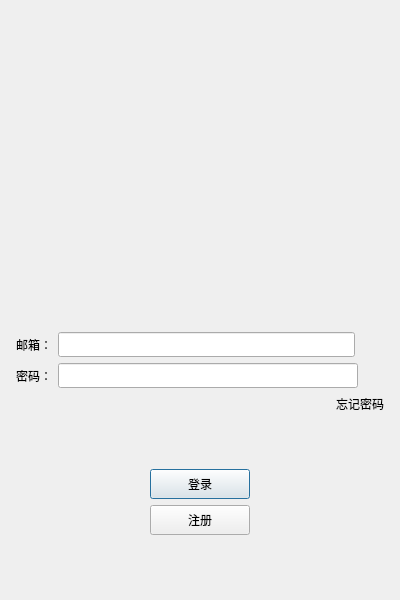
<?xml version="1.0" encoding="UTF-8"?>
<ui version="4.0">
 <class>LoginDialog</class>
 <widget class="QDialog" name="LoginDialog">
  <property name="geometry">
   <rect>
    <x>0</x>
    <y>0</y>
    <width>400</width>
    <height>600</height>
   </rect>
  </property>
  <property name="minimumSize">
   <size>
    <width>400</width>
    <height>600</height>
   </size>
  </property>
  <property name="maximumSize">
   <size>
    <width>400</width>
    <height>600</height>
   </size>
  </property>
  <property name="windowTitle">
   <string>Dialog</string>
  </property>
  <layout class="QVBoxLayout" name="verticalLayout">
   <item>
    <layout class="QVBoxLayout" name="verticalLayout_2">
     <property name="leftMargin">
      <number>5</number>
     </property>
     <property name="topMargin">
      <number>5</number>
     </property>
     <property name="rightMargin">
      <number>5</number>
     </property>
     <property name="bottomMargin">
      <number>5</number>
     </property>
     <item>
      <widget class="QLabel" name="err_tip">
       <property name="minimumSize">
        <size>
         <width>0</width>
         <height>25</height>
        </size>
       </property>
       <property name="maximumSize">
        <size>
         <width>16777215</width>
         <height>25</height>
        </size>
       </property>
       <property name="text">
        <string/>
       </property>
       <property name="alignment">
        <set>Qt::AlignmentFlag::AlignCenter</set>
       </property>
      </widget>
     </item>
     <item>
      <widget class="QWidget" name="head_widget" native="true">
       <property name="minimumSize">
        <size>
         <width>200</width>
         <height>230</height>
        </size>
       </property>
       <layout class="QGridLayout" name="gridLayout">
        <item row="1" column="0">
         <widget class="QLabel" name="head_label">
          <property name="minimumSize">
           <size>
            <width>200</width>
            <height>200</height>
           </size>
          </property>
          <property name="maximumSize">
           <size>
            <width>200</width>
            <height>200</height>
           </size>
          </property>
          <property name="text">
           <string/>
          </property>
         </widget>
        </item>
       </layout>
      </widget>
     </item>
     <item>
      <spacer name="verticalSpacer_3">
       <property name="orientation">
        <enum>Qt::Orientation::Vertical</enum>
       </property>
       <property name="sizeHint" stdset="0">
        <size>
         <width>20</width>
         <height>40</height>
        </size>
       </property>
      </spacer>
     </item>
     <item>
      <layout class="QHBoxLayout" name="horizontalLayout_2">
       <item>
        <widget class="QLabel" name="email_lb">
         <property name="minimumSize">
          <size>
           <width>0</width>
           <height>25</height>
          </size>
         </property>
         <property name="maximumSize">
          <size>
           <width>16777215</width>
           <height>25</height>
          </size>
         </property>
         <property name="text">
          <string>邮箱：</string>
         </property>
        </widget>
       </item>
       <item>
        <widget class="QLineEdit" name="email_edit">
         <property name="minimumSize">
          <size>
           <width>0</width>
           <height>25</height>
          </size>
         </property>
         <property name="maximumSize">
          <size>
           <width>16777215</width>
           <height>25</height>
          </size>
         </property>
        </widget>
       </item>
       <item>
        <spacer name="horizontalSpacer_6">
         <property name="orientation">
          <enum>Qt::Orientation::Horizontal</enum>
         </property>
         <property name="sizeType">
          <enum>QSizePolicy::Policy::Fixed</enum>
         </property>
         <property name="sizeHint" stdset="0">
          <size>
           <width>29</width>
           <height>20</height>
          </size>
         </property>
        </spacer>
       </item>
      </layout>
     </item>
     <item>
      <layout class="QHBoxLayout" name="horizontalLayout_3">
       <item>
        <widget class="QLabel" name="pass_label">
         <property name="minimumSize">
          <size>
           <width>0</width>
           <height>25</height>
          </size>
         </property>
         <property name="maximumSize">
          <size>
           <width>16777215</width>
           <height>25</height>
          </size>
         </property>
         <property name="text">
          <string>密码：</string>
         </property>
        </widget>
       </item>
       <item>
        <widget class="QLineEdit" name="pass_edit">
         <property name="minimumSize">
          <size>
           <width>0</width>
           <height>25</height>
          </size>
         </property>
         <property name="maximumSize">
          <size>
           <width>16777215</width>
           <height>25</height>
          </size>
         </property>
        </widget>
       </item>
       <item>
        <widget class="ClickedLabel" name="pass_visible">
         <property name="minimumSize">
          <size>
           <width>20</width>
           <height>20</height>
          </size>
         </property>
         <property name="maximumSize">
          <size>
           <width>20</width>
           <height>20</height>
          </size>
         </property>
         <property name="text">
          <string/>
         </property>
        </widget>
       </item>
      </layout>
     </item>
     <item>
      <layout class="QHBoxLayout" name="horizontalLayout_4">
       <item>
        <spacer name="horizontalSpacer">
         <property name="orientation">
          <enum>Qt::Orientation::Horizontal</enum>
         </property>
         <property name="sizeHint" stdset="0">
          <size>
           <width>40</width>
           <height>20</height>
          </size>
         </property>
        </spacer>
       </item>
       <item>
        <widget class="ClickedLabel" name="forget_label">
         <property name="text">
          <string>忘记密码</string>
         </property>
        </widget>
       </item>
      </layout>
     </item>
     <item>
      <spacer name="verticalSpacer_2">
       <property name="orientation">
        <enum>Qt::Orientation::Vertical</enum>
       </property>
       <property name="sizeHint" stdset="0">
        <size>
         <width>20</width>
         <height>40</height>
        </size>
       </property>
      </spacer>
     </item>
     <item>
      <layout class="QHBoxLayout" name="horizontalLayout_5">
       <item>
        <spacer name="horizontalSpacer_2">
         <property name="orientation">
          <enum>Qt::Orientation::Horizontal</enum>
         </property>
         <property name="sizeHint" stdset="0">
          <size>
           <width>40</width>
           <height>20</height>
          </size>
         </property>
        </spacer>
       </item>
       <item>
        <widget class="QPushButton" name="login_btn">
         <property name="minimumSize">
          <size>
           <width>100</width>
           <height>30</height>
          </size>
         </property>
         <property name="text">
          <string>登录</string>
         </property>
        </widget>
       </item>
       <item>
        <spacer name="horizontalSpacer_3">
         <property name="orientation">
          <enum>Qt::Orientation::Horizontal</enum>
         </property>
         <property name="sizeHint" stdset="0">
          <size>
           <width>40</width>
           <height>20</height>
          </size>
         </property>
        </spacer>
       </item>
      </layout>
     </item>
     <item>
      <layout class="QHBoxLayout" name="horizontalLayout_6">
       <item>
        <spacer name="horizontalSpacer_4">
         <property name="orientation">
          <enum>Qt::Orientation::Horizontal</enum>
         </property>
         <property name="sizeHint" stdset="0">
          <size>
           <width>40</width>
           <height>20</height>
          </size>
         </property>
        </spacer>
       </item>
       <item>
        <widget class="QPushButton" name="reg_btn">
         <property name="minimumSize">
          <size>
           <width>100</width>
           <height>30</height>
          </size>
         </property>
         <property name="text">
          <string>注册</string>
         </property>
        </widget>
       </item>
       <item>
        <spacer name="horizontalSpacer_5">
         <property name="orientation">
          <enum>Qt::Orientation::Horizontal</enum>
         </property>
         <property name="sizeHint" stdset="0">
          <size>
           <width>40</width>
           <height>20</height>
          </size>
         </property>
        </spacer>
       </item>
      </layout>
     </item>
     <item>
      <spacer name="verticalSpacer">
       <property name="orientation">
        <enum>Qt::Orientation::Vertical</enum>
       </property>
       <property name="sizeHint" stdset="0">
        <size>
         <width>20</width>
         <height>40</height>
        </size>
       </property>
      </spacer>
     </item>
    </layout>
   </item>
  </layout>
 </widget>
 <customwidgets>
  <customwidget>
   <class>ClickedLabel</class>
   <extends>QLabel</extends>
   <header location="global">clickedlabel.h</header>
  </customwidget>
 </customwidgets>
 <resources/>
 <connections/>
</ui>
